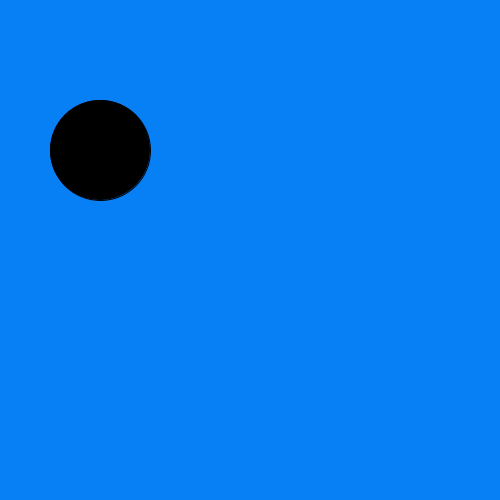
Frame 1 (no input)
Frame 60 (the mouse pressed at the canvas centre just before this capture): identical to frame 1, image omitted
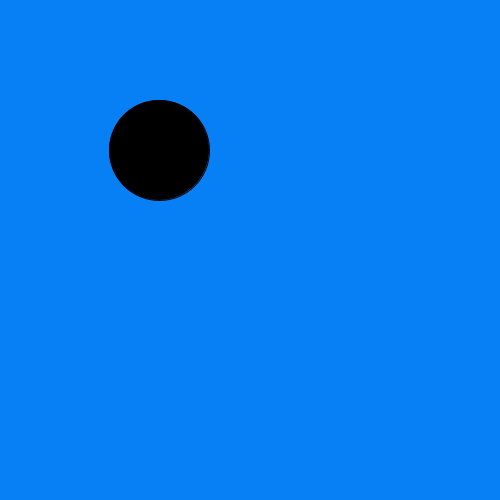
Frame 120 (the mouse held since frame 60 and released just before this capture)

The Processing sketch that drew these frames (run headless with seeded random() and noise(); from frame 60 on, the mouse is pressed at the canvas centre):

// Processing sketch: processing_172680
// ── processing_172680.pde

boolean moving = false;
int circleX=100;
int circleY=150;
void setup() {
  size (500,500);
}

void draw(){
  background(#0780F5);
  stroke(0);
  fill(0);
  ellipse(circleX,circleY,100,100);
  if (moving) circleX = circleX + 1;
}

void mousePressed() {
  moving=true;
}
